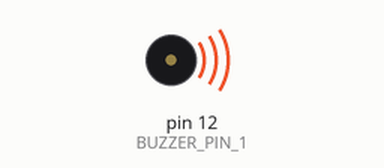
Recording of a sketch running on a simulated Arduino Uno, built with avr-gcc and run on an emulated ATmega328P. Parts: buzzer (waves = sounding).

Above: at 0.1 s.
At 22.2 s:
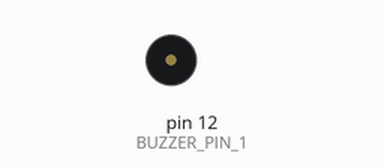
Timing chart, 0 to 23.7 s (numbered marks = the images above):
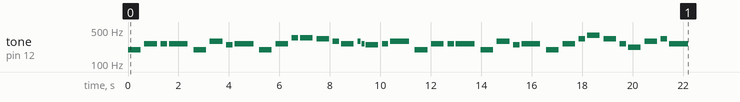

The sketch:

HCTB.ino
```cpp
#include "pitches.h"
#define BUZZER_PIN_1 12
int eighth = 125; // 8
int quarter = 250; // 4
int half = 500; // 2
int whole = 750; // 1
int durations[] = {
half, half, quarter, whole,
half, half, quarter, whole,
half, half, quarter, half, half, quarter, half, eighth, eighth, half, quarter, whole,
half, half, quarter, whole,
half, half, quarter, whole,
half, half, quarter, half, half, quarter, half, half, quarter, whole
};
int melody[] = {
NOTE_G3, NOTE_C4, NOTE_C4, NOTE_C4,
NOTE_G3, NOTE_D4, NOTE_B3, NOTE_C4,
NOTE_G3, NOTE_C4, NOTE_F4, NOTE_F4, NOTE_E4, NOTE_D4, NOTE_C4, NOTE_D4, NOTE_C4, NOTE_B3, NOTE_C4, NOTE_D4,
NOTE_G3, NOTE_C4, NOTE_C4, NOTE_C4,
NOTE_G3, NOTE_D4, NOTE_B3, NOTE_C4,
NOTE_G3, NOTE_C4, NOTE_E4, NOTE_G4, NOTE_E4, NOTE_C4, NOTE_A3, NOTE_D4, NOTE_E4, NOTE_C4
};

void setup() { // setup all the outputs to pinMode
  pinMode(BUZZER_PIN_1, OUTPUT);
  int size = sizeof(durations) / sizeof(int);
  for (int note = 0; note < size; note++) {
    tone(BUZZER_PIN_1, melody[note], durations[note]);
    int pauseBetweenNotes = durations[note] * 1.30;
    delay(pauseBetweenNotes);
    noTone(BUZZER_PIN_1);
  }
}

void loop() {
}
```
